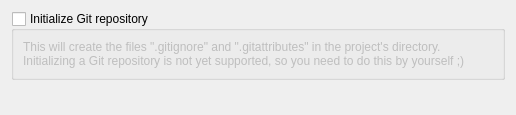
<?xml version="1.0" encoding="UTF-8"?>
<ui version="4.0">
 <class>librepcb::project::NewProjectWizardPage_VersionControl</class>
 <widget class="QWizardPage" name="librepcb::project::NewProjectWizardPage_VersionControl">
  <property name="geometry">
   <rect>
    <x>0</x>
    <y>0</y>
    <width>516</width>
    <height>115</height>
   </rect>
  </property>
  <property name="title">
   <string>Version Control</string>
  </property>
  <property name="subTitle">
   <string>Specify if the project should be put under version control.</string>
  </property>
  <layout class="QVBoxLayout" name="verticalLayout">
   <item>
    <widget class="QGroupBox" name="gbxInitGitRepo">
     <property name="title">
      <string>Initialize Git repository</string>
     </property>
     <property name="checkable">
      <bool>true</bool>
     </property>
     <property name="checked">
      <bool>false</bool>
     </property>
     <layout class="QVBoxLayout" name="verticalLayout_2">
      <item>
       <widget class="QLabel" name="label">
        <property name="text">
         <string>This will create the files &quot;.gitignore&quot; and &quot;.gitattributes&quot; in the project's directory. Initializing a Git repository is not yet supported, so you need to do this by yourself ;)</string>
        </property>
        <property name="wordWrap">
         <bool>true</bool>
        </property>
       </widget>
      </item>
     </layout>
    </widget>
   </item>
   <item>
    <spacer name="verticalSpacer">
     <property name="orientation">
      <enum>Qt::Vertical</enum>
     </property>
     <property name="sizeHint" stdset="0">
      <size>
       <width>20</width>
       <height>40</height>
      </size>
     </property>
    </spacer>
   </item>
  </layout>
 </widget>
 <resources/>
 <connections/>
</ui>
